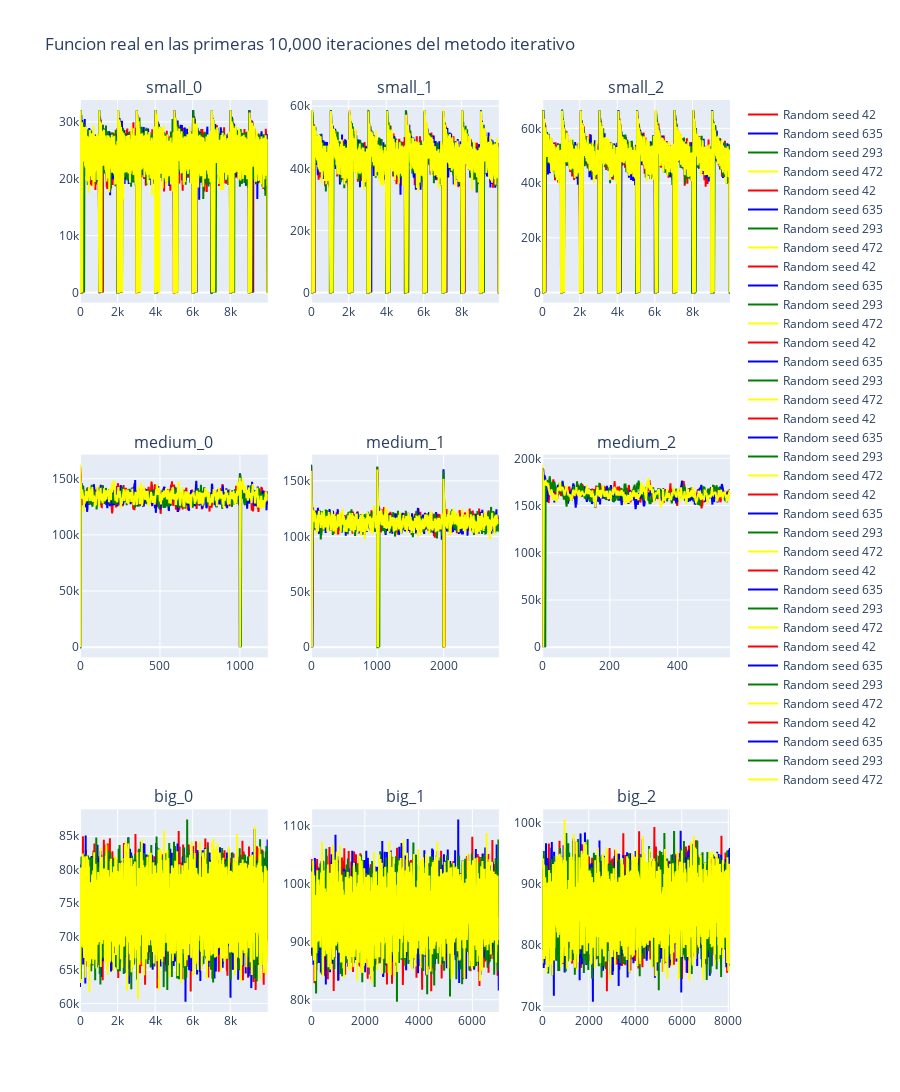

The code cell stored with this chart in its notebook:
### Code cell
fig = make_subplots(
    rows = 3, cols = 3,
    subplot_titles = instancias    
)
for i, instancia in enumerate(instancias):
    yi = i // 3 + 1
    xi = i % 3 + 1
    for rseed, color in zip(rseeds, ['red', 'blue', 'green', 'yellow']):
        fig.add_trace(
            go.Scatter(
                y = iteraciones_it[(instancia, rseed)][:, 0],
                name = f"Random seed {rseed}",
                marker=dict(color= color)
            ),
            row = yi,
            col = xi
        )
fig.update_layout(
    title = "Funcion real en las primeras 10,000 iteraciones del metodo iterativo",
    height=1200
)
fig.show()

### Figure 1 — Plotly figure (JSON) as saved in the notebook; plotly's stock layout.template omitted (floating-point values rounded to 4 significant figures; data arrays with more than 128 entries replaced by an {"elided": "..."} marker saying what was removed)
{"data": [{"marker": {"color": "red"}, "name": "Random seed 42", "type": "scatter", "xaxis": "x", "y": {"elided": "10000 int values"}, "yaxis": "y"}, {"marker": {"color": "blue"}, "name": "Random seed 635", "type": "scatter", "xaxis": "x", "y": {"elided": "10000 int values"}, "yaxis": "y"}, {"marker": {"color": "green"}, "name": "Random seed 293", "type": "scatter", "xaxis": "x", "y": {"elided": "10000 int values"}, "yaxis": "y"}, {"marker": {"color": "yellow"}, "name": "Random seed 472", "type": "scatter", "xaxis": "x", "y": {"elided": "10000 int values"}, "yaxis": "y"}, {"marker": {"color": "red"}, "name": "Random seed 42", "type": "scatter", "xaxis": "x2", "y": {"elided": "10000 int values"}, "yaxis": "y2"}, {"marker": {"color": "blue"}, "name": "Random seed 635", "type": "scatter", "xaxis": "x2", "y": {"elided": "10000 int values"}, "yaxis": "y2"}, {"marker": {"color": "green"}, "name": "Random seed 293", "type": "scatter", "xaxis": "x2", "y": {"elided": "10000 int values"}, "yaxis": "y2"}, {"marker": {"color": "yellow"}, "name": "Random seed 472", "type": "scatter", "xaxis": "x2", "y": {"elided": "10000 int values"}, "yaxis": "y2"}, {"marker": {"color": "red"}, "name": "Random seed 42", "type": "scatter", "xaxis": "x3", "y": {"elided": "10000 int values"}, "yaxis": "y3"}, {"marker": {"color": "blue"}, "name": "Random seed 635", "type": "scatter", "xaxis": "x3", "y": {"elided": "10000 int values"}, "yaxis": "y3"}, {"marker": {"color": "green"}, "name": "Random seed 293", "type": "scatter", "xaxis": "x3", "y": {"elided": "10000 int values"}, "yaxis": "y3"}, {"marker": {"color": "yellow"}, "name": "Random seed 472", "type": "scatter", "xaxis": "x3", "y": {"elided": "10000 int values"}, "yaxis": "y3"}, {"marker": {"color": "red"}, "name": "Random seed 42", "type": "scatter", "xaxis": "x4", "y": {"elided": "1175 int values"}, "yaxis": "y4"}, {"marker": {"color": "blue"}, "name": "Random seed 635", "type": "scatter", "xaxis": "x4", "y": {"elided": "1172 int values"}, "yaxis": "y4"}, {"marker": {"color": "green"}, "name": "Random seed 293", "type": "scatter", "xaxis": "x4", "y": {"elided": "1174 int values"}, "yaxis": "y4"}, {"marker": {"color": "yellow"}, "name": "Random seed 472", "type": "scatter", "xaxis": "x4", "y": {"elided": "1172 int values"}, "yaxis": "y4"}, {"marker": {"color": "red"}, "name": "Random seed 42", "type": "scatter", "xaxis": "x5", "y": {"elided": "2819 int values"}, "yaxis": "y5"}, {"marker": {"color": "blue"}, "name": "Random seed 635", "type": "scatter", "xaxis": "x5", "y": {"elided": "2826 int values"}, "yaxis": "y5"}, {"marker": {"color": "green"}, "name": "Random seed 293", "type": "scatter", "xaxis": "x5", "y": {"elided": "2836 int values"}, "yaxis": "y5"}, {"marker": {"color": "yellow"}, "name": "Random seed 472", "type": "scatter", "xaxis": "x5", "y": {"elided": "2822 int values"}, "yaxis": "y5"}, {"marker": {"color": "red"}, "name": "Random seed 42", "type": "scatter", "xaxis": "x6", "y": {"elided": "555 int values"}, "yaxis": "y6"}, {"marker": {"color": "blue"}, "name": "Random seed 635", "type": "scatter", "xaxis": "x6", "y": {"elided": "555 int values"}, "yaxis": "y6"}, {"marker": {"color": "green"}, "name": "Random seed 293", "type": "scatter", "xaxis": "x6", "y": {"elided": "556 int values"}, "yaxis": "y6"}, {"marker": {"color": "yellow"}, "name": "Random seed 472", "type": "scatter", "xaxis": "x6", "y": {"elided": "555 int values"}, "yaxis": "y6"}, {"marker": {"color": "red"}, "name": "Random seed 42", "type": "scatter", "xaxis": "x7", "y": {"elided": "10000 int values"}, "yaxis": "y7"}, {"marker": {"color": "blue"}, "name": "Random seed 635", "type": "scatter", "xaxis": "x7", "y": {"elided": "10000 int values"}, "yaxis": "y7"}, {"marker": {"color": "green"}, "name": "Random seed 293", "type": "scatter", "xaxis": "x7", "y": {"elided": "10000 int values"}, "yaxis": "y7"}, {"marker": {"color": "yellow"}, "name": "Random seed 472", "type": "scatter", "xaxis": "x7", "y": {"elided": "10000 int values"}, "yaxis": "y7"}, {"marker": {"color": "red"}, "name": "Random seed 42", "type": "scatter", "xaxis": "x8", "y": {"elided": "6973 int values"}, "yaxis": "y8"}, {"marker": {"color": "blue"}, "name": "Random seed 635", "type": "scatter", "xaxis": "x8", "y": {"elided": "6988 int values"}, "yaxis": "y8"}, {"marker": {"color": "green"}, "name": "Random seed 293", "type": "scatter", "xaxis": "x8", "y": {"elided": "6981 int values"}, "yaxis": "y8"}, {"marker": {"color": "yellow"}, "name": "Random seed 472", "type": "scatter", "xaxis": "x8", "y": {"elided": "6952 int values"}, "yaxis": "y8"}, {"marker": {"color": "red"}, "name": "Random seed 42", "type": "scatter", "xaxis": "x9", "y": {"elided": "8069 int values"}, "yaxis": "y9"}, {"marker": {"color": "blue"}, "name": "Random seed 635", "type": "scatter", "xaxis": "x9", "y": {"elided": "8076 int values"}, "yaxis": "y9"}, {"marker": {"color": "green"}, "name": "Random seed 293", "type": "scatter", "xaxis": "x9", "y": {"elided": "8067 int values"}, "yaxis": "y9"}, {"marker": {"color": "yellow"}, "name": "Random seed 472", "type": "scatter", "xaxis": "x9", "y": {"elided": "8065 int values"}, "yaxis": "y9"}], "layout": {"annotations": [{"font": {"size": 16}, "showarrow": false, "text": "small_0", "x": 0.1444, "xanchor": "center", "xref": "paper", "y": 1, "yanchor": "bottom", "yref": "paper"}, {"font": {"size": 16}, "showarrow": false, "text": "small_1", "x": 0.5, "xanchor": "center", "xref": "paper", "y": 1, "yanchor": "bottom", "yref": "paper"}, {"font": {"size": 16}, "showarrow": false, "text": "small_2", "x": 0.8556, "xanchor": "center", "xref": "paper", "y": 1, "yanchor": "bottom", "yref": "paper"}, {"font": {"size": 16}, "showarrow": false, "text": "medium_0", "x": 0.1444, "xanchor": "center", "xref": "paper", "y": 0.6111, "yanchor": "bottom", "yref": "paper"}, {"font": {"size": 16}, "showarrow": false, "text": "medium_1", "x": 0.5, "xanchor": "center", "xref": "paper", "y": 0.6111, "yanchor": "bottom", "yref": "paper"}, {"font": {"size": 16}, "showarrow": false, "text": "medium_2", "x": 0.8556, "xanchor": "center", "xref": "paper", "y": 0.6111, "yanchor": "bottom", "yref": "paper"}, {"font": {"size": 16}, "showarrow": false, "text": "big_0", "x": 0.1444, "xanchor": "center", "xref": "paper", "y": 0.2222, "yanchor": "bottom", "yref": "paper"}, {"font": {"size": 16}, "showarrow": false, "text": "big_1", "x": 0.5, "xanchor": "center", "xref": "paper", "y": 0.2222, "yanchor": "bottom", "yref": "paper"}, {"font": {"size": 16}, "showarrow": false, "text": "big_2", "x": 0.8556, "xanchor": "center", "xref": "paper", "y": 0.2222, "yanchor": "bottom", "yref": "paper"}], "height": 1200, "title": {"text": "Funcion real en las primeras 10,000 iteraciones del metodo iterativo"}, "xaxis": {"anchor": "y", "domain": [0, 0.2889]}, "xaxis2": {"anchor": "y2", "domain": [0.3556, 0.6444]}, "xaxis3": {"anchor": "y3", "domain": [0.7111, 1]}, "xaxis4": {"anchor": "y4", "domain": [0, 0.2889]}, "xaxis5": {"anchor": "y5", "domain": [0.3556, 0.6444]}, "xaxis6": {"anchor": "y6", "domain": [0.7111, 1]}, "xaxis7": {"anchor": "y7", "domain": [0, 0.2889]}, "xaxis8": {"anchor": "y8", "domain": [0.3556, 0.6444]}, "xaxis9": {"anchor": "y9", "domain": [0.7111, 1]}, "yaxis": {"anchor": "x", "domain": [0.7778, 1]}, "yaxis2": {"anchor": "x2", "domain": [0.7778, 1]}, "yaxis3": {"anchor": "x3", "domain": [0.7778, 1]}, "yaxis4": {"anchor": "x4", "domain": [0.3889, 0.6111]}, "yaxis5": {"anchor": "x5", "domain": [0.3889, 0.6111]}, "yaxis6": {"anchor": "x6", "domain": [0.3889, 0.6111]}, "yaxis7": {"anchor": "x7", "domain": [0, 0.2222]}, "yaxis8": {"anchor": "x8", "domain": [0, 0.2222]}, "yaxis9": {"anchor": "x9", "domain": [0, 0.2222]}}}
